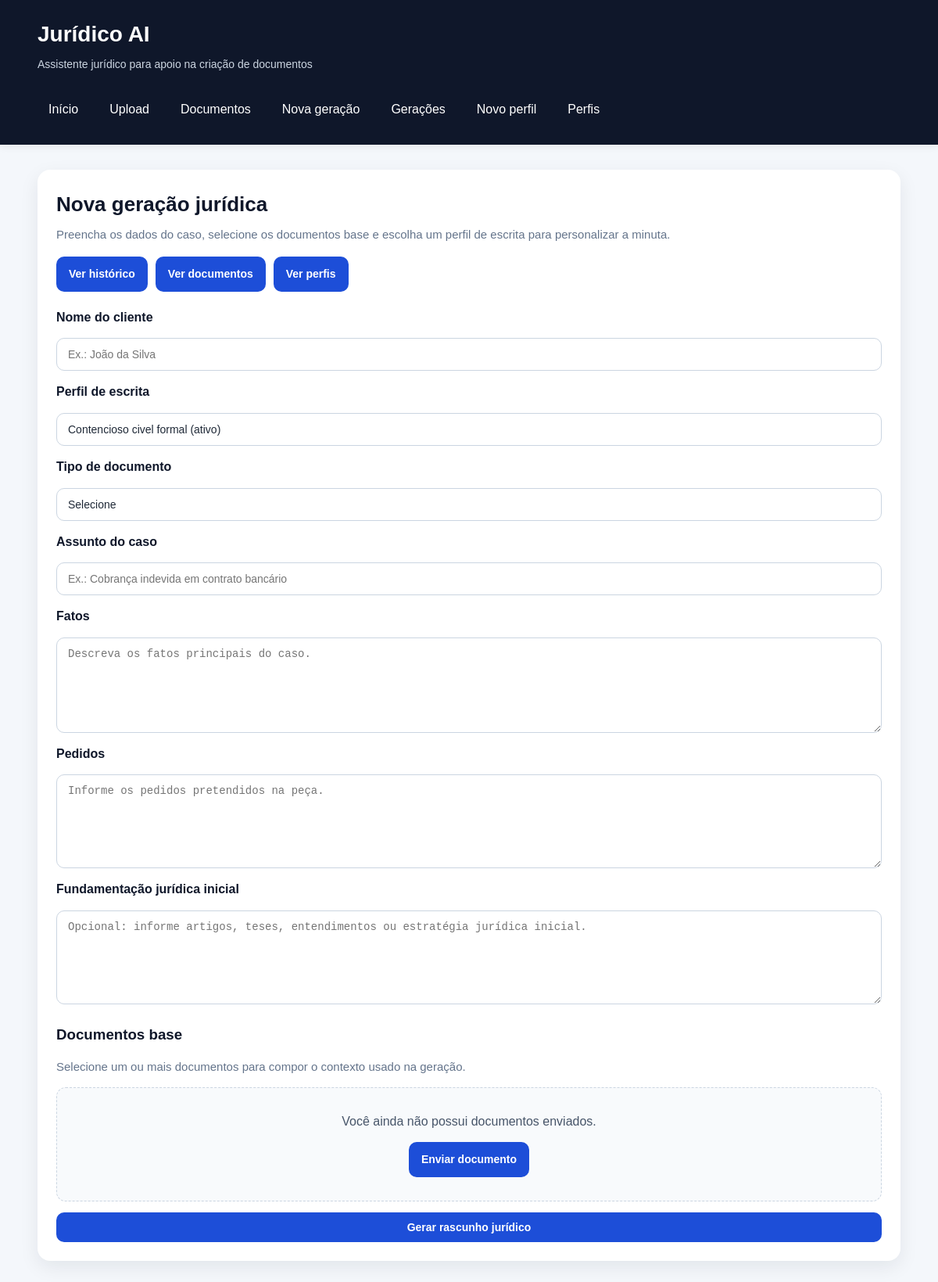
/generations/create, run on an earlier commit of the app's database.
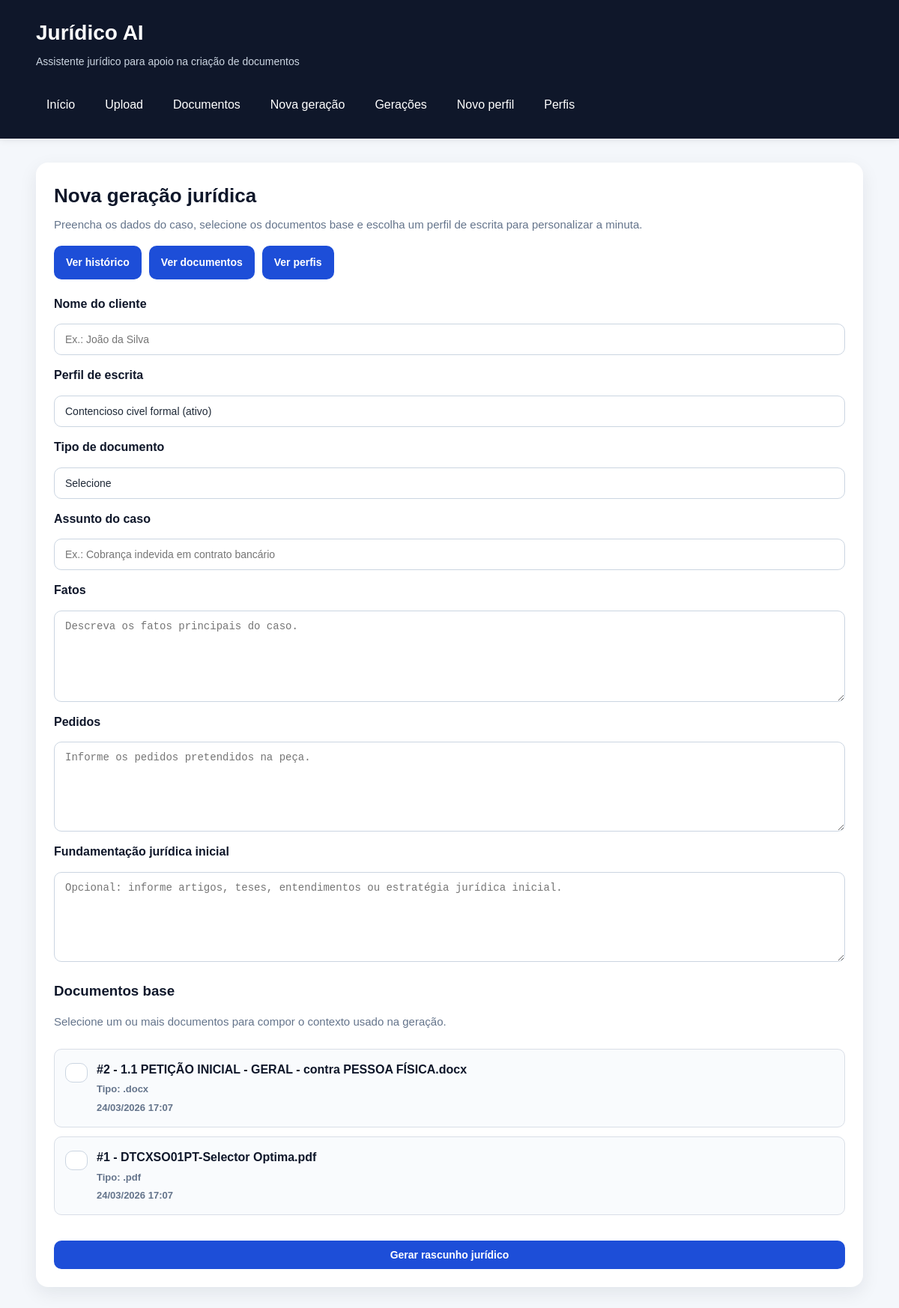
And on a later commit of the database.
### app/models/document.py (models this page shows)
class Document(Base):
    __tablename__ = "documents"
    id = Column(Integer, primary_key=True, index=True)
    original_filename = Column(String(255), nullable=False)
    saved_filename = Column(String(255), nullable=False)
    file_path = Column(String(500), nullable=False)
    file_type = Column(String(20), nullable=False)
    extracted_text = Column(Text, nullable=False)
    created_at = Column(DateTime(timezone=True), server_default=func.now(), nullable=False)

### app/routers/generations.py (the view)
@router.get("/create", response_class=HTMLResponse)
def create_generation_page(request: Request, db: Session = Depends(get_db)):
    documentos = listar_documentos(db)
    perfis = listar_perfis(db)
    perfil_ativo = buscar_perfil_ativo(db)
    selected_profile_id = perfil_ativo.id if perfil_ativo else None
    return templates.TemplateResponse(
        "generation_create.html",
        {
            "request": request,
            "title": "Nova geração jurídica",
            "documentos": documentos,
            "perfis": perfis,
            "tipos_de_documento": TIPOS_DE_DOCUMENTO,
            "error_message": None,
            "form_data": {},
            "selected_document_ids": [],
            "selected_profile_id": selected_profile_id,
        },
    )

### app/templates/generation_create.html (shortened to what the changed rows need)
{% extends "base.html" %}
{% block content %}
<section class="card">
    <div class="cabecalho-pagina">
        <div>
            <h2>Nova geração jurídica</h2>
        </div>
    </div>
    <form action="/generations/create" method="post" class="formulario-geracao">
        {% if documentos %}
            <div class="lista-documentos-selecao">
                {% for documento in documentos %}
                    <label class="item-documento-selecao">
                        <input
                            type="checkbox"
                            name="document_ids"
                            value="{{ documento.id }}"
                        >
                        <div>
                            <strong>#{{ documento.id }} - {{ documento.original_filename }}</strong>
                            <div class="texto-pequeno">Tipo: {{ documento.file_type }}</div>
                            <div class="texto-pequeno">
                                {{ documento.created_at.strftime("%d/%m/%Y %H:%M") if documento.created_at else "-" }}
                            </div>
                        </div>
                    </label>
                {% endfor %}
            </div>
        {% else %}
            <div class="estado-vazio">
                <p>Você ainda não possui documentos enviados.</p>
                <a class="botao" href="/documents/upload">Enviar documento</a>
            </div>
        {% endif %}
    </form>
</section>
{% endblock %}

What changed in the data, as far as the page shows it:
added Document: id "2", original_filename "1.1 PETIÇÃO INICIAL - GERAL - contra PESSOA FÍSICA.docx", file_type ".docx", created_at "24/03/2026 17:07"
added Document: id "1", original_filename "DTCXSO01PT-Selector Optima.pdf", file_type ".pdf", created_at "24/03/2026 17:07"
Also different on the page:
text no longer shown: "Você ainda não possui documentos enviados. Enviar documento"
